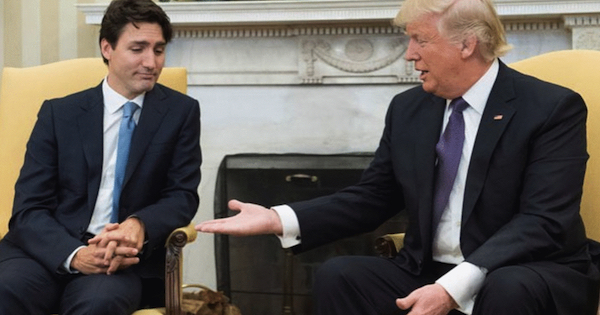
#> input picture Trudeau.jpg, 600 x 315 px
$ jupyter execute 'Seuillage d'"'"'une image.ipynb'   (shell and % lines are left out)
#> lines starting #> are read from the running program, lines starting #| are printed output that depends on the picture; after the words box and inside, x2 and y2 are one past the last pixel; in counts of white or black regions, pixels touching at a corner belong together
<a href="https://colab.research.google.com/github/gabilodeau/INF8770/blob/master/Seuillage%20d'une%20image.ipynb" target="_parent"></a>

INF8770 Technologies multimédias

Polytechnique Montréal

Exemple du seuillage d'une image

Exécuter les 2 lignes suivantes pour colab.

[cell 1]
%cd INF8770

[cell 2]
import numpy as np
import matplotlib.pyplot as plt
from skimage import filters
from skimage import color

Lecture de l'image

[cell 3]
fig1 = plt.figure(figsize = (10,10))
imagelue = plt.imread('Trudeau.jpg')
#> imagelue is the input picture: shape (315, 600, 3); mean R, G, B 100.3, 94.1, 88.4
image = color.rgb2gray(imagelue) #Après cette conversion les valeurs sont de 0 à 1. On pourrait multiplier par 255.
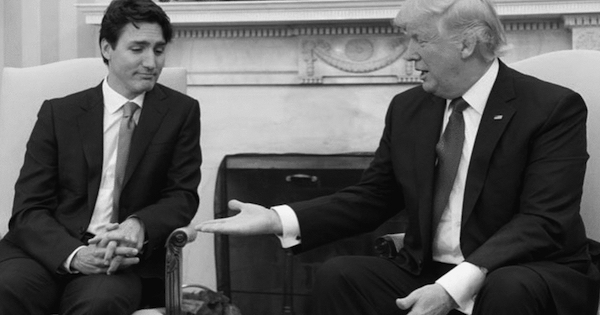
#> image: shape (315, 600) float64; min 0, max 0.977, mean 0.373
plt.imshow(image, cmap = plt.get_cmap('gray'))
plt.show()

Seuillage de l'image par une valeur arbitraire.

[cell 4]
imageseuillee = image > 0.6
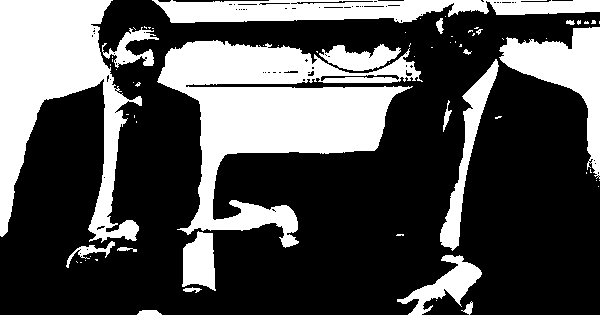
#> imageseuillee: shape (315, 600) bool; 31.8% white; 68 white regions (50 under 20 px), largest, box (x1, y1, x2, y2) and area: (157, 40, 423, 248) 22834, (0, 0, 142, 243) 15865, (152, 0, 600, 23) 7106
plt.figure(figsize = (10,10))
plt.imshow(imageseuillee, plt.get_cmap('binary'))
plt.show()

Des méthodes existent pour trouver le seuil automatiquement. Par exemple, la méthode de Otsu trouve le seuil qui sépare le mieux une distribution bimodale.

[cell 5]
val = filters.threshold_otsu(image) #Application de la méthode de Otsu
#> val = 0.418
imageseuillee = image > val
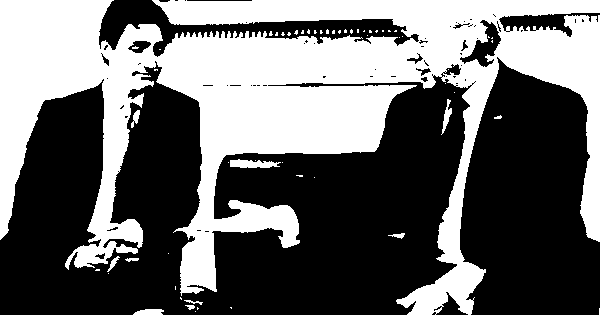
#> imageseuillee: shape (315, 600) bool; 41.5% white; 58 white regions (47 under 20 px), largest, box (x1, y1, x2, y2) and area: (0, 0, 600, 315) 77198, (230, 159, 281, 168) 319, (133, 309, 164, 315) 152

#illustration du seuil sur l'histogramme
hist, intervalles = np.histogram(image, bins=256)
#> hist = 256 values, max 3493 at index 35, min 4 at index 255, mean 738.3; intervalles = 257 values from 0 to 0.977
plt.plot(intervalles[:-1], hist, lw=2)
plt.xlim(min(intervalles), max(intervalles))
plt.axvline(val, color='k', ls='--')

#Affiche de l'image seuillée
plt.figure(figsize = (10,10))
plt.imshow(imageseuillee, plt.get_cmap('binary'))
plt.show()
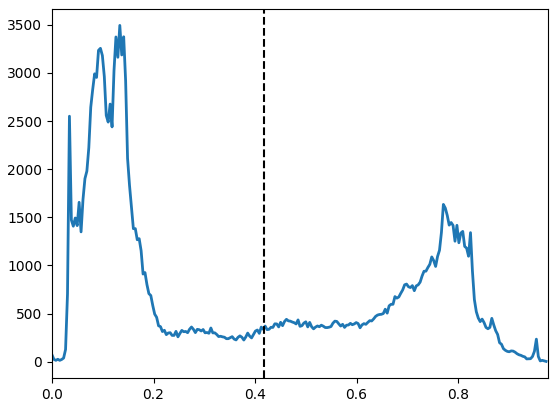
#> figure drawn by matplotlib, 1 panel; curve peaks at x = 0.134, y = 3493

$ run again, with EchPeau.jpg copied over Trudeau.jpg
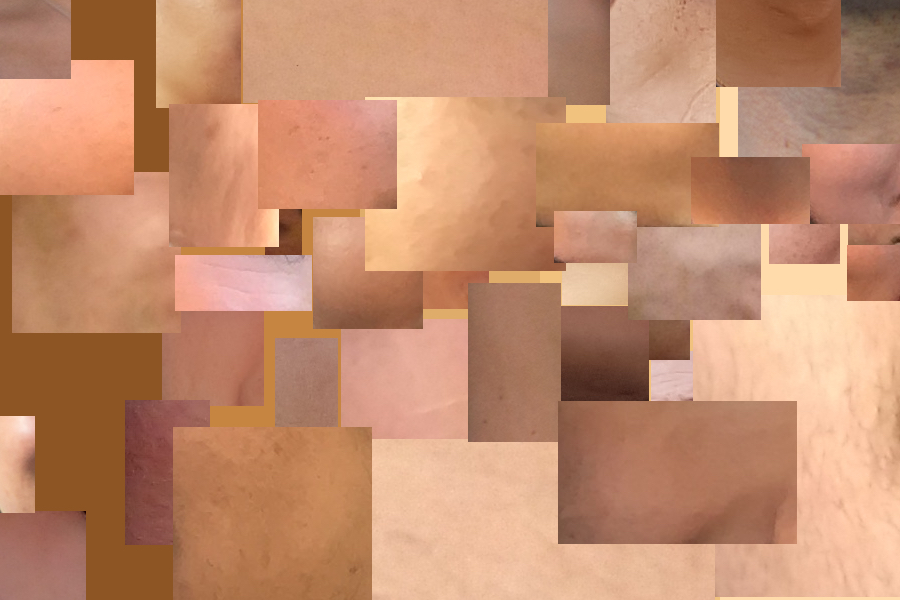
#> input picture EchPeau.jpg, 900 x 600 px
#> imagelue is the input picture: shape (600, 900, 3); mean R, G, B 195, 140.8, 109.6
#> `imageseuillee = image > 0.6`:
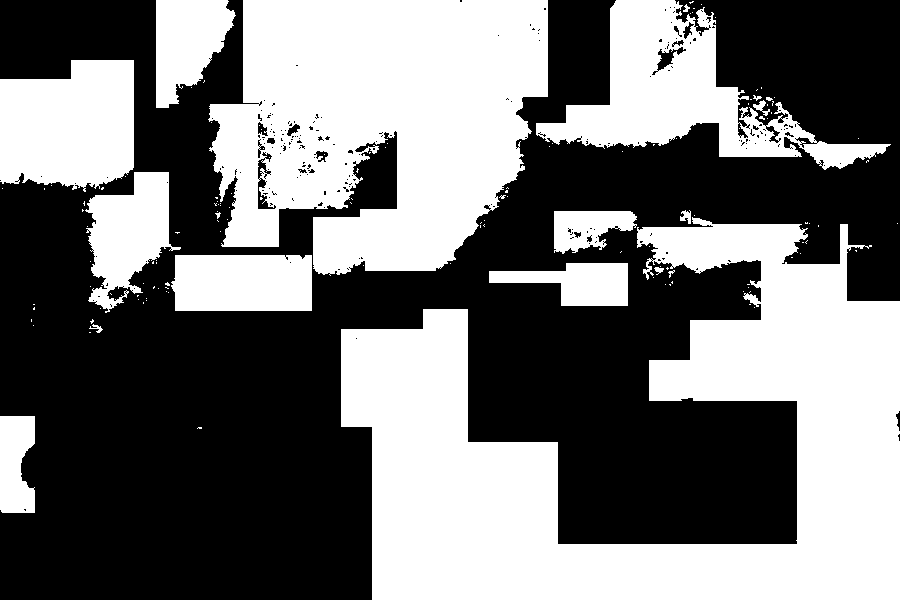
#> imageseuillee: shape (600, 900) bool; 45.4% white; 139 white regions (120 under 20 px), largest, box (x1, y1, x2, y2) and area: (341, 217, 900, 600) 109163, (208, 0, 548, 276) 69830, (536, 0, 891, 170) 20703
#> val = 0.598
#> hist = 256 values, max 37702 at index 97, min 0 at index 1, mean 2109.4; intervalles = 257 values from 0.02 to 0.926
#> `plt.show()`:
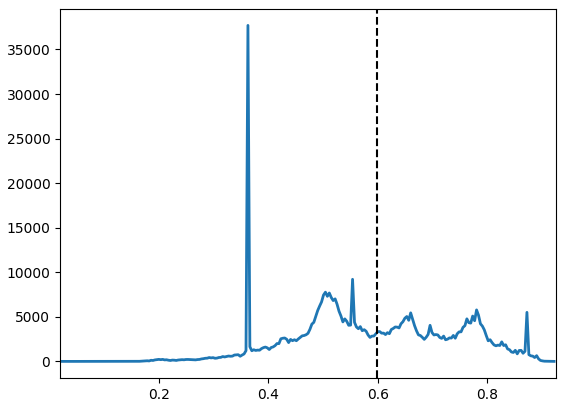
#> figure drawn by matplotlib, 1 panel; curve peaks at x = 0.363, y = 37702

$ run again, with EchPeau2.jpg copied over Trudeau.jpg
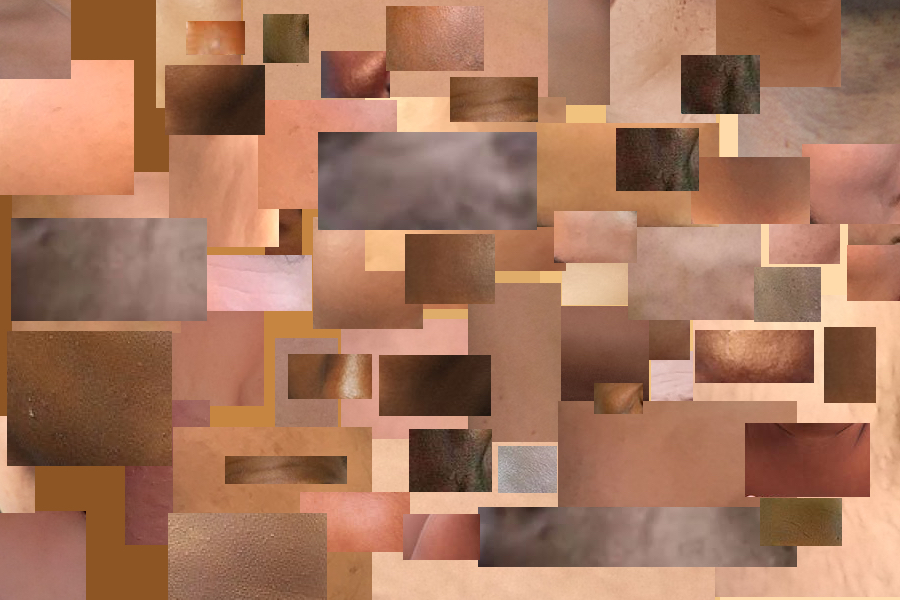
#> input picture EchPeau2.jpg, 900 x 600 px
#> imagelue is the input picture: shape (600, 900, 3); mean R, G, B 167.8, 120.1, 94.9
#> `imageseuillee = image > 0.6`:
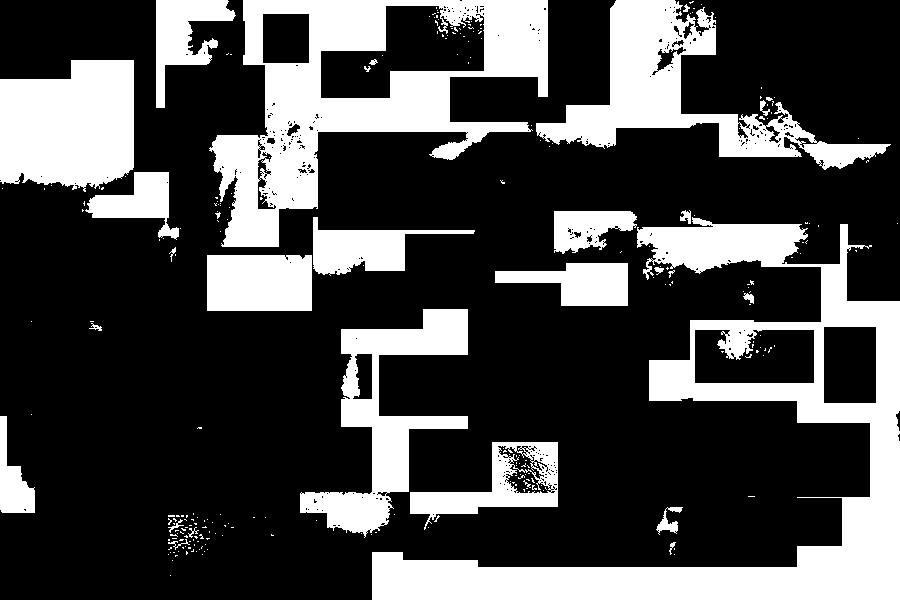
#> imageseuillee: shape (600, 900) bool; 28.4% white; 255 white regions (225 under 20 px), largest, box (x1, y1, x2, y2) and area: (372, 217, 900, 600) 46024, (209, 0, 548, 247) 32300, (536, 0, 891, 170) 16873
#> val = 0.522
#> hist = 256 values, max 22479 at index 98, min 0 at index 1, mean 2109.4; intervalles = 257 values from 0.02 to 0.922
#> `plt.show()`:
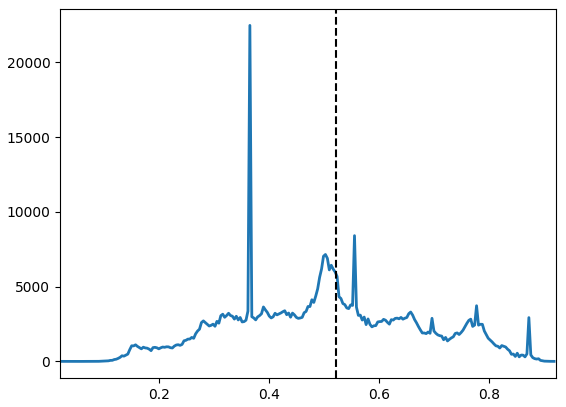
#> figure drawn by matplotlib, 1 panel; curve peaks at x = 0.365, y = 22479

$ run again, with Obama.jpg copied over Trudeau.jpg
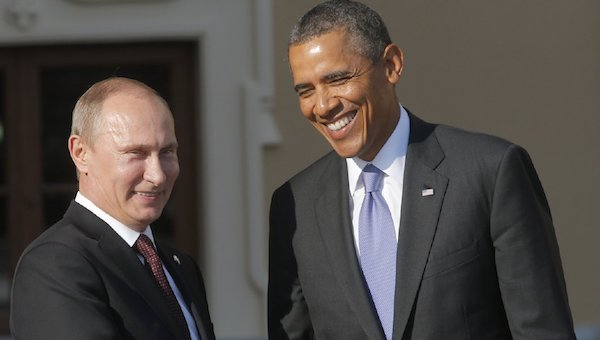
#> input picture Obama.jpg, 600 x 340 px
#> imagelue is the input picture: shape (340, 600, 3); mean R, G, B 82, 76.4, 72.5
#> `imageseuillee = image > 0.6`:
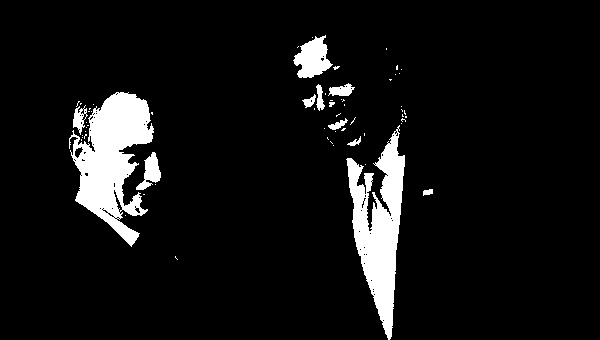
#> imageseuillee: shape (340, 600) bool; 7.5% white; 63 white regions (51 under 20 px), largest, box (x1, y1, x2, y2) and area: (69, 92, 154, 247) 6777, (346, 125, 405, 340) 5942, (293, 35, 333, 78) 1019
#> val = 0.303
#> hist = 256 values, max 16090 at index 87, min 24 at index 219, mean 796.9; intervalles = 257 values from 0 to 1
#> `plt.show()`:
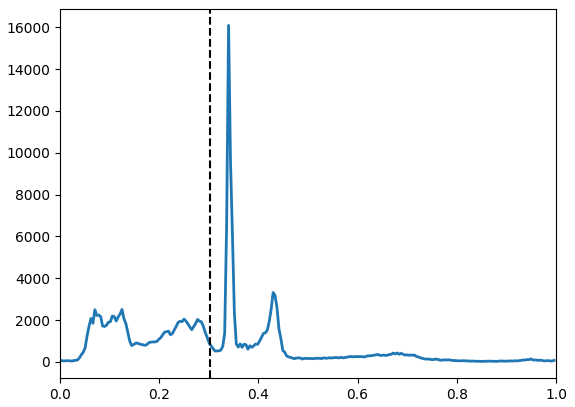
#> figure drawn by matplotlib, 1 panel; curve peaks at x = 0.34, y = 16090
